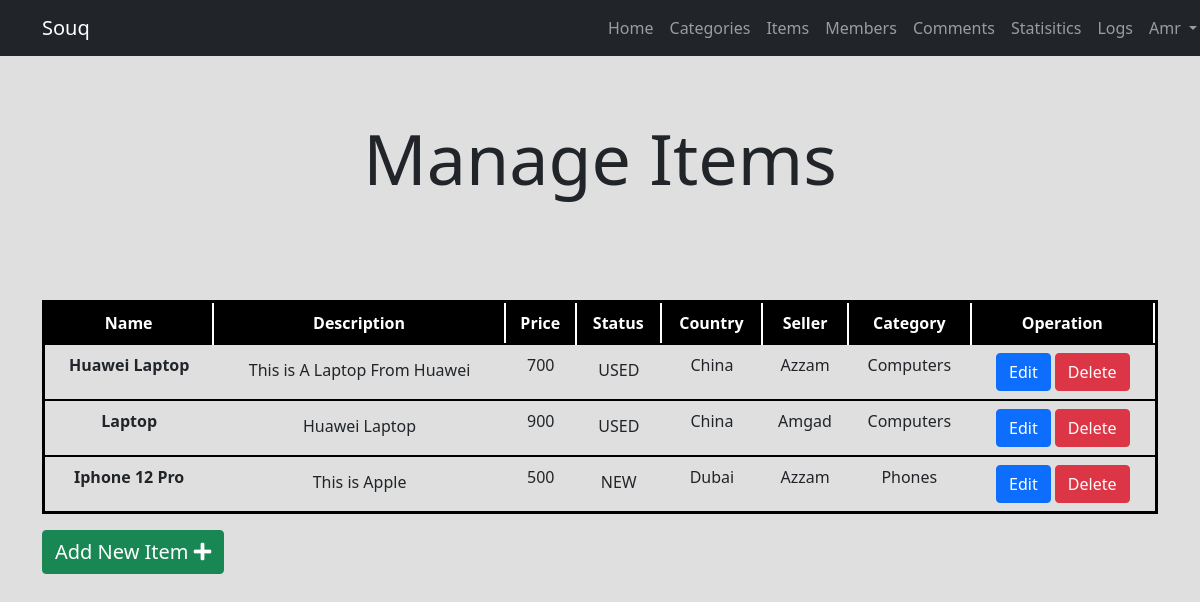
The page /admin/items.php (signed in) on the database its author committed.
### tables this page shows
CREATE TABLE `items` (
  `item_id` int(11) NOT NULL,
  `name` varchar(255) NOT NULL,
  `description` text NOT NULL,
  `price` varchar(255) NOT NULL,
  `status` tinyint(4) NOT NULL,
  `country` varchar(255) NOT NULL,
  `approved` tinyint(4) NOT NULL DEFAULT 0,
  `image` int(11) DEFAULT NULL,
  `user_id` int(11) NOT NULL,
  `cat_id` tinyint(4) NOT NULL,
  `photo` varchar(2555) NOT NULL
);

CREATE TABLE `users` (
  `USERID` int(11) NOT NULL,
  `USERNAME` varchar(255) NOT NULL,
  `PASSWORD` varchar(255) NOT NULL,
  `EMAIL` varchar(255) NOT NULL,
  `FULLNAME` varchar(255) DEFAULT NULL,
  `GROUPID` int(11) NOT NULL DEFAULT 0,
  `TRUSTSTATUS` int(11) NOT NULL DEFAULT 0,
  `REGSTATUS` int(11) NOT NULL DEFAULT 0,
  `avatar` varchar(255) NOT NULL
);

CREATE TABLE `categories` (
  `ID` tinyint(4) NOT NULL,
  `NAME` varchar(255) NOT NULL,
  `DESCRIPTION` text NOT NULL,
  `ORDERING` int(11) DEFAULT NULL,
  `ALLOWCOMM` tinyint(4) NOT NULL DEFAULT 0,
  `ALLOWADS` int(11) NOT NULL DEFAULT 0,
  `VISIBILTY` tinyint(4) NOT NULL DEFAULT 1
);

### admin/includes/langs/eng.php (called while the page is built)
<?php
function lang($phrase){
    static $lang =  array(
        "HOME" => "Home" ,
        "CATEGORIES" => "Categories" ,
        "ITEMS" => "Items" ,
        "MEMBERS" => "Members" ,
        "STATISTICS" => "Statisitics" ,
        "LOGS" => "Logs",
        "LOGOUT" => "Log out",
        "EDIT" => "Edit Profile",
        "COMMENTS" => "Comments"
    );
    return $lang[$phrase];
}

### admin/items.php (the view, shortened to what this page needs)
<?php
if (isset($_SESSION['username'])) {
    include("init.php");
    $do = isset($_GET['do']) ? $do = $_GET['do'] : 'Manage';
    if ($do == "Manage") {
        $stmt = $con->prepare("SELECT
                                items.* , users.USERNAME AS username , categories.NAME AS catname
                            FROM  items
                            INNER JOIN categories
                            ON categories.ID = items.cat_id
                            INNER JOIN users
                            ON users.USERID = items.user_id ");
        $stmt->execute();
        $items = $stmt->fetchAll();
?>
        <div class="container">
            <h1 class="text-center manageheading">Manage Items</h1>
            <table class="table tbl text-center">
                <thead>
                    <tr>
                        <th scope="col">Name</th>
                        <th class="d-none d-md-block" scope="col">Description</th>
                        <th scope="col">Price</th>
                        <th class="d-none d-md-block" scope="col">Status</th>
                        <th scope="col">Country </th>
                        <th scope="col">Seller </th>
                        <th scope="col">Category </th>
                        <th class="d-none d-md-block" scope="col">Operation </th>
                    </tr>
                </thead>
                <tbody>
                    <?php
                    foreach ($items as $item) { ?>
                        <tr>
                            <th> <?php echo $item['name']; ?></th>
                            <td class="d-none d-md-block"> <?php echo $item['description']; ?></td>
                            <td> <?php echo $item['price']; ?></td>
                            <td class="d-none d-md-block">
                                <?php
                                if ($item['status'] == 1) {
                                    echo "NEW";
                                } else {
                                    echo "USED";
                                }
                                ?></td>
                            <td> <?php echo $item['country']; ?></td>
                            <td> <?php echo $item['username']; ?></td>
                            <td> <?php echo $item['catname']; ?></td>
                            <td class="d-none d-md-block">
                                <a href="?do=Edit&itemid=<?php echo $item['item_id']; ?>" class="btn btn-primary btn-bg"> Edit</a>
                                <a href="?do=Delete&itemid=<?php echo $item['item_id']; ?>" class="btn btn-danger btn-bg close"> Delete</a>
                            </td>
                        </tr>
                    <?php }
                    ?>
                </tbody>
            </table>
            <div class="btn btn-success">
                <a class="addlink" href="?do=Add">Add New Item <i class="fas fa-plus"></i></a>
            </div>
        </div>
        <?php
    } elseif ($do == "Approve") {
        $itemid = $_GET['itemid'];
        $stmt = $con->prepare("UPDATE items SET approved = 1 WHERE item_id = ? ");
        $stmt->execute(array($itemid));
        $msg = "<div class = 'alert alert-success'> Item Approved </div>";
        reDirect($msg, "back");
    } else {
        header("Location:dashboard.php");
        exit;
    }
    include($tpl . "footer.php");
} else {
    include("index.php");
}

### admin/includes/templates/header.php (shortened to what this page needs)
<!DOCTYPE html>
<html>
    <head>
        <link rel="stylesheet" href ="<?php echo $css; ?>bootstrap.min.css">
        <link rel="stylesheet" href ="<?php echo $css; ?>all.min.css">
        <link rel="stylesheet" href ="<?php echo $css; ?>backend.css">
    </head>
    <body>

### admin/init.php (shortened to what this page needs)
<?php
$tpl = "includes/templates/";
$css = "layout/css/";
$langs = "includes/langs/";
include_once($langs . "eng.php");
include($tpl . "header.php");
if(! isset($nonav)){
    include($tpl . "nav.php");
}

### admin/includes/templates/nav.php (shortened to what this page needs)
<nav class="navbar navbar-expand-lg navbar-dark bg-dark">
  <div class="container">
    <a class="navbar-brand" href="dashbord.php">Souq</a>
    <div class="collapse navbar-collapse" id="navbarSupportedContent">
      <ul class="navbar-nav me-auto mb-2 mb-lg-0">
        <li class="nav-item">
          <a class="nav-link" aria-current="page" href="dashbord.php"><?php echo lang("HOME"); ?></a>
        </li>
        <li class="nav-item">
          <a class="nav-link" aria-current="page" href="categories.php"><?php echo lang("CATEGORIES"); ?></a>
        </li>
        <li class="nav-item">
          <a class="nav-link" aria-current="page" href="items.php"><?php echo lang("ITEMS"); ?></a>
        </li>
        <li class="nav-item">
          <a class="nav-link" aria-current="page" href="members.php?do=Manage"><?php echo lang("MEMBERS"); ?></a>
        </li>
        <li class="nav-item">
          <a class="nav-link" aria-current="page" href="comments.php?do=Manage"><?php echo lang("COMMENTS"); ?></a>
        </li>
        <li class="nav-item">
          <a class="nav-link" aria-current="page" href="#"><?php echo lang("STATISTICS"); ?></a>
        </li>
        <li class="nav-item">
          <a class="nav-link" aria-current="page" href="#"><?php echo lang("LOGS"); ?></a>
        </li>
        <li class="nav-item dropdown">
          <a class="nav-link dropdown-toggle" href="#" id="navbarDropdown" role="button" data-bs-toggle="dropdown" aria-expanded="false">
            Amr
          </a>
        </li>
      </ul>
    </div>
  </div>
</nav>

### admin/includes/templates/footer.php (shortened to what this page needs)
    </body>
</html>

### admin/layout/css/backend.css (style rules this page uses)
body { background-color: rgb(223, 223, 223); min-height: 2000px; }
a, a:hover { text-decoration: none; color: #fff; }
.navbar-collapse { width: 50%; }
.addlink, .addlink:hover { text-decoration: none; color: #fff; margin: auto; font-size: 20px; }
.tbl { margin-top: 100px; border: 3px solid #000; padding: 0; }
.table > :not(caption) > * > * { border-bottom: none; }
table thead tr { background-color: #000; color: #fff; }
table tr { border-bottom: 2px solid #000; }
table thead tr th { border-right: 2px solid #fff; }
table tr { border-top: 2px solid #000; }
.manageheading { margin: 60px 0 80px 0; font-size: 70px; }

### rows shown on the page
items: name "Huawei Laptop", description "This is A Laptop From Huawei", price "700", status "USED", country "China", user.USERNAME "Azzam", cat.NAME "Computers"
items: name "Laptop", description "Huawei Laptop", price "900", status "USED", country "China", user.USERNAME "Amgad", cat.NAME "Computers"
items: name "Iphone 12 Pro", description "This is Apple", price "500", status "NEW", country "Dubai", user.USERNAME "Azzam", cat.NAME "Phones"

### other values the page prints
lang("HOME") "Home"
lang("CATEGORIES") "Categories"
lang("ITEMS") "Items"
lang("MEMBERS") "Members"
lang("COMMENTS") "Comments"
lang("STATISTICS") "Statisitics"
lang("LOGS") "Logs"
